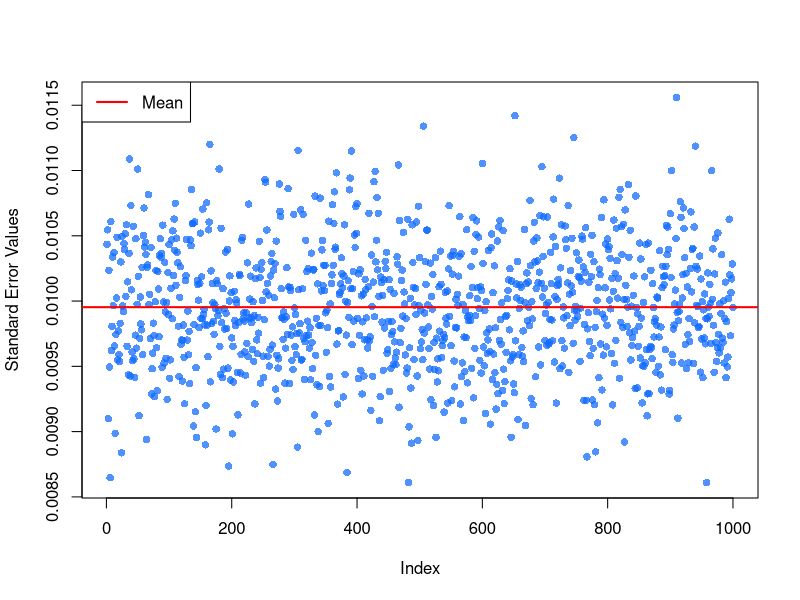

R code for this plot:
setwd("/Users/jmwerner1123/Dropbox/GitHub/Invisible/STA250/HW2/BLB/final")

data = read.table("blb_lin_reg_data_s5_r50_SE.txt", header = TRUE)
attach(data)
pdf("SE_plot.pdf")
plot(x, ylab = "Standard Error Values", col = "#106BFFBB", pch = 16)
abline(h = mean(x), col = "RED", lwd = 2)
legend("topleft", c("Mean"), lty = c(1), lwd = c(2),col = "RED")
dev.off()
detach(data)
